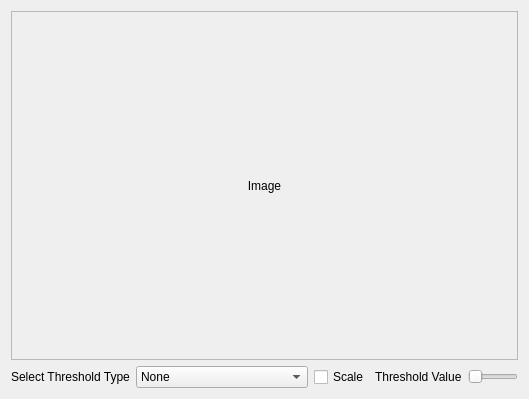
<?xml version="1.0" encoding="UTF-8"?>
<ui version="4.0">
 <class>Thresholding</class>
 <widget class="QWidget" name="Thresholding">
  <property name="windowModality">
   <enum>Qt::ApplicationModal</enum>
  </property>
  <property name="geometry">
   <rect>
    <x>0</x>
    <y>0</y>
    <width>529</width>
    <height>399</height>
   </rect>
  </property>
  <property name="windowTitle">
   <string>Thresholding</string>
  </property>
  <layout class="QGridLayout" name="gridLayout_2">
   <item row="0" column="0">
    <widget class="QScrollArea" name="imageScrollArea">
     <property name="widgetResizable">
      <bool>true</bool>
     </property>
     <widget class="QWidget" name="scrollAreaWidgetContents">
      <property name="geometry">
       <rect>
        <x>0</x>
        <y>0</y>
        <width>509</width>
        <height>347</height>
       </rect>
      </property>
      <layout class="QGridLayout" name="gridLayout">
       <item row="0" column="0">
        <widget class="QLabel" name="image">
         <property name="text">
          <string>Image</string>
         </property>
         <property name="alignment">
          <set>Qt::AlignCenter</set>
         </property>
        </widget>
       </item>
      </layout>
     </widget>
    </widget>
   </item>
   <item row="1" column="0">
    <layout class="QHBoxLayout" name="horizontalLayout_2">
     <item>
      <widget class="QLabel" name="label">
       <property name="text">
        <string>Select Threshold Type</string>
       </property>
      </widget>
     </item>
     <item>
      <widget class="QComboBox" name="thresholdTypeComboBox">
       <item>
        <property name="text">
         <string>None</string>
        </property>
       </item>
       <item>
        <property name="text">
         <string>Binary</string>
        </property>
       </item>
       <item>
        <property name="text">
         <string>Binary Inverted</string>
        </property>
       </item>
       <item>
        <property name="text">
         <string>Threshold Truncated</string>
        </property>
       </item>
       <item>
        <property name="text">
         <string>Threshold to Zero</string>
        </property>
       </item>
       <item>
        <property name="text">
         <string>Threshold to Zero Inverted</string>
        </property>
       </item>
      </widget>
     </item>
     <item>
      <widget class="QCheckBox" name="scaleCheckBox">
       <property name="text">
        <string>Scale</string>
       </property>
      </widget>
     </item>
     <item>
      <layout class="QHBoxLayout" name="horizontalLayout">
       <item>
        <widget class="QLabel" name="label_3">
         <property name="text">
          <string>Threshold Value</string>
         </property>
        </widget>
       </item>
       <item>
        <widget class="QSlider" name="thresholdValueSlider">
         <property name="maximum">
          <number>255</number>
         </property>
         <property name="orientation">
          <enum>Qt::Horizontal</enum>
         </property>
        </widget>
       </item>
      </layout>
     </item>
    </layout>
   </item>
  </layout>
 </widget>
 <resources/>
 <connections/>
</ui>
